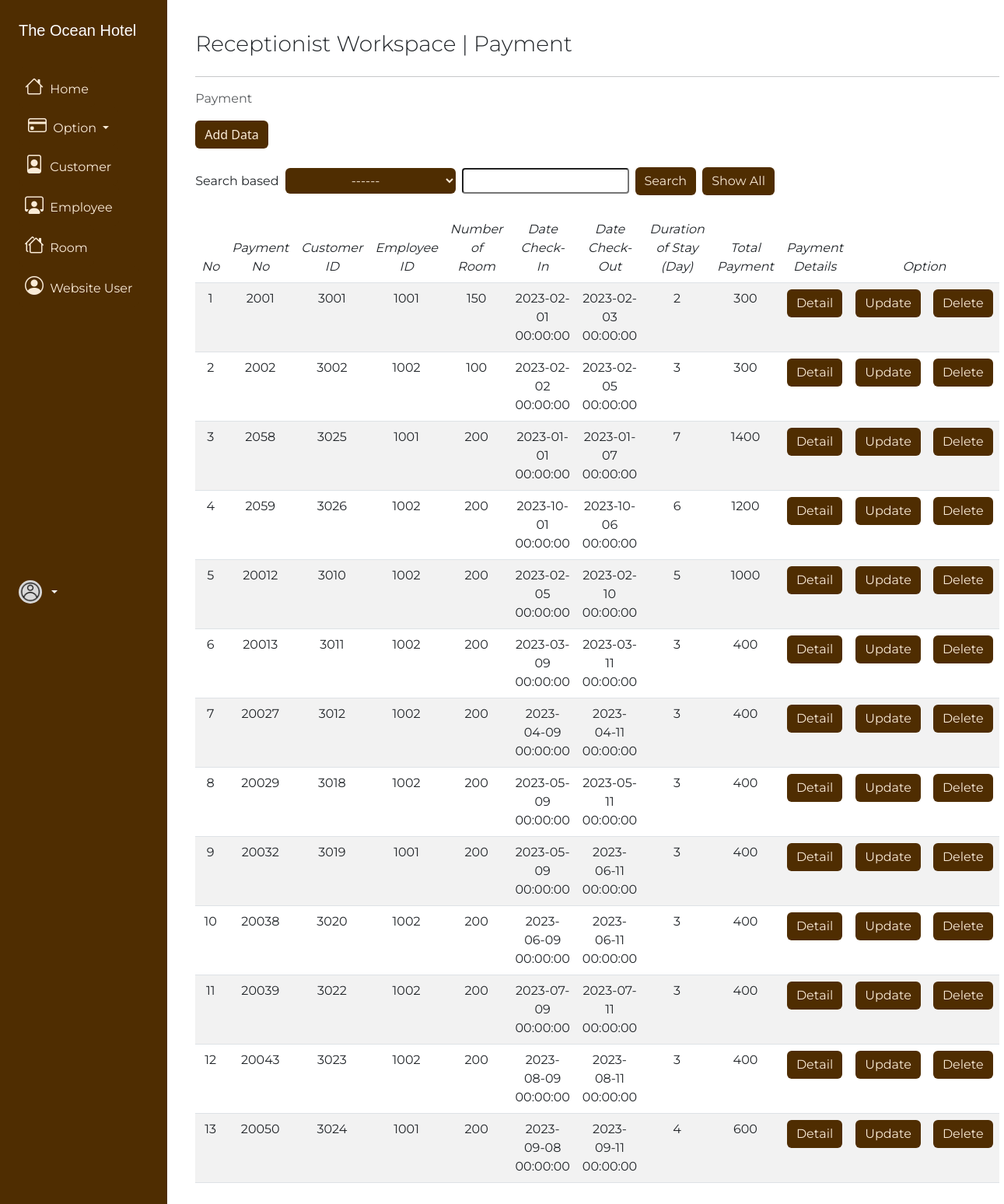
/receptionist/show_transaksi.php, run on the app's committed database.
### tables this page shows
CREATE TABLE `payment` (
  `payment_no` int(11) NOT NULL,
  `customer_id` varchar(10) NOT NULL,
  `employee_id` varchar(10) NOT NULL,
  `total_room` int(11) NOT NULL,
  `date_checkin` datetime NOT NULL,
  `date_checkout` datetime NOT NULL,
  `durationofstay` int(11) NOT NULL,
  `total_price` bigint(20) NOT NULL
);

### receptionist/show_transaksi.php (the view, shortened to what this page needs)
<!doctype html>
<html lang="en">
  <head>
    <link rel="stylesheet" href="../css/style.css">
    <link rel="stylesheet" href="https://cdn.jsdelivr.net/npm/bootstrap-icons@1.10.3/font/bootstrap-icons.css">
    <link href="https://cdn.jsdelivr.net/npm/bootstrap@5.3.0-alpha1/dist/css/bootstrap.min.css" rel="stylesheet">
  </head>
  <body>
		<div>
			<div class="row flex-nowrap gap-4">
				<div class="col-auto col-md-3 col-xl-2 px-sm-2 px-0 text-primary" style="background-color: #4f2d01;">
					<div class="d-flex flex-column align-items-center align-items-sm-start px-3 pt-4 gap-3 text-white min-vh-100">
						<a href="index.php" class="d-flex align-items-center pb-3 mb-md-0 me-md-auto text-white text-decoration-none">
							<span class="fs-5 d-none d-sm-inline font-leyton">The Ocean Hotel</span>
						</a>
						<ul class="nav nav-pills flex-column mb-sm-auto mb-0 align-items-center align-items-sm-start font-montserrat" id="menu">
							<li class="nav-item">
								<a class="nav-link align-middle p-2 btn btn-dark btn-md" href="index.php">
									<i class="bi bi-house fs-4"></i>
									<span class="ms-1 d-none d-sm-inline">Home</span>
								</a>
							</li>
							<li class="nav-item">
								<div class="dropdown">
									<a class="btn btn-dark btn-md dropdown-toggle" href="#" role="button" data-bs-toggle="dropdown" aria-expanded="false">
										<i class="fs-4 bi bi-credit-card"></i>
										<span class="ms-1 d-none d-sm-inline">Option</span>
									</a>
								</div>
							</li>
							<li class="nav-item">
								<a href="show_pengunjung.php" class="nav-link align-middle p-2 btn btn-dark btn-md">
									<i class="fs-4 bi bi-file-person"></i>
									<span class="ms-1 d-none d-sm-inline">Customer</span>
								</a>
							</li>
							<li class="nav-item">
								<a href="show_karyawan.php" class="nav-link align-middle p-2 btn btn-dark btn-md">
									<i class="fs-4 bi bi-person-workspace"></i>
									<span class="ms-1 d-none d-sm-inline">Employee</span>
								</a>
							</li>
							<li class="nav-item">
								<a href="show_kamar.php" class="nav-link align-middle p-2 btn btn-dark btn-md">
									<i class="fs-4 bi bi-houses"></i>
									<span class="ms-1 d-none d-sm-inline">Room</span>
								</a>
							</li>
							<li class="nav-item">
								<a href="show_website_user.php" class="nav-link align-middle p-2 btn btn-dark btn-md">
									<i class="fs-4 bi bi-person-circle"></i>
									<span class="ms-1 d-none d-sm-inline">Website User</span>
								</a>
							</li>
						</ul>
						<div class="dropdown pb-4 font-montserrat">
							<a href="#" class="d-flex align-items-center text-white text-decoration-none dropdown-toggle" id="dropdownUser1" data-bs-toggle="dropdown" aria-expanded="false">
								<img src="../img/user.png" alt="hugenerd" width="30" height="30" class="rounded-circle">
							</a>
						</div>
					</div>
				</div>
				<div class="col py-3 ml-2">
					<div class="container">
						<header class="mt-4 row">
							<div class="col">
								<h3 class="fw-light font-montserrat">Receptionist Workspace | Payment</h3>
							</div>
							<div class="col d-flex justify-content-end align-items-center">
							</div>
						</header>
						<hr>
						<nav aria-label="breadcrumb">
							<ol class="breadcrumb font-montserrat">
								<li class="breadcrumb-item active" aria-current="page">Payment</li>
							</ol>
						</nav>
						<main class="mt-3">
							<section>
								<a href="add_transaksi.php" class="btn btn-dark btn-md font-montserrat">Add Data</a>
							</section>
							<section class="mt-4">
										<form action="" method="post">
											<div class="d-flex align-items-center flex-wrap gap-2 font-montserrat">
												<div class="">
													<label for="">Search based</label>
												</div>
												<div class="">
													<select name="choose" id="search" class="btn btn-dark btn-md">
														<option value="">------</option>
													</select>
												</div>
												<div class="">
													<input type="text" name="searchtext" class="form-control-sm">
												</div>
												<div class="">
													<input type="submit" name="search" value="Search" class="btn btn-dark btn-md">
												</div>
												<div class="">
													<input type="submit" name="all" value="Show All" class="btn btn-dark btn-md">
												</div>
											</div>
										</form>
							</section>
							<section class="table-responsive-md font-montserrat mt-4">
								<table class="table table-striped text-center">
									<thead>
										<tr>
											<th scope="col" class="fst-italic fw-normal">No</th>
											<th scope="col" class="fst-italic fw-normal">Payment No</th>
											<th scope="col" class="fst-italic fw-normal">Customer ID</th>
											<th scope="col" class="fst-italic fw-normal">Employee ID</th>
											<th scope="col" class="fst-italic fw-normal">Number of Room</th>
											<th scope="col" class="fst-italic fw-normal">Date Check-In</th>
											<th scope="col" class="fst-italic fw-normal">Date Check-Out</th>
											<th scope="col" class="fst-italic fw-normal">Duration of Stay <em>(Day)</em></th>
											<th scope="col" class="fst-italic fw-normal">Total Payment</th>
											<th scope="col" class="fst-italic fw-normal">Payment Details</th>
											<th scope="col" colspan="2" class="fst-italic fw-normal">Option</th>
										</tr>
									</thead>
									<tbody>
										<?php
										include '../koneksi.php';
										$input_payment = "";
										if (isset($_POST['search'])) {
											$option = $_POST['choose'];
											$data_name = $_POST['searchtext'];
											$input_payment = mysqli_query($koneksi, "SELECT * FROM payment WHERE $option LIKE '%$data_name%'");
										}
										else{
											$input_payment = mysqli_query($koneksi, "SELECT * FROM payment");
										}
										?>
										<?php
										$no = 1;
										foreach ($input_payment as $row) {
											echo "<tr>
															<td>$no</td>
															<td>" . $row['payment_no'] . "</td>
															<td>" . $row['customer_id'] . "</td>
															<td>" . $row['employee_id'] . "</td>
															<td>" . $row['total_room'] . "</td>
															<td>" . $row['date_checkin'] . "</td>
															<td>" . $row['date_checkout'] . "</td>
															<td>" . $row['durationofstay'] . "</td>
															<td>" . $row['total_price'] . "</td>
															<td>
																	<a href='detail_page.php?payment_no=$row[payment_no]' class='btn btn-dark btn-md'>Detail</a>
															</td>
															<td>
																	<a href='update_transaksi.php?payment_no=$row[payment_no]' class='btn btn-dark btn-md'>Update</a>
															</td>
															<td>
																	<a href='delete/delete_transaksi.php?payment_no=$row[payment_no]' class='btn btn-dark btn-md'>Delete</a>
															</td>
														</tr>";
											$no++;
										}
										?>
									</tbody>
								</table>
							</section>
						</main>
					</div>
				</div>
			</div>
		</div>
  </body>
</html>

### css/style.css (style rules this page uses)
.row { --bs-gutter-x: 0 !important; }
.font-leyton { font-family: 'leyton', sans-serif; }
.font-montserrat { font-family: 'montserrat-200', sans-serif; }
.btn-dark { background-color: rgb(79, 45, 1) !important; border: none !important; color: antiquewhite !important; }
.text-primary { --bs-text-opacity: 1; color: antiquewhite !important; }

### data on the page
payment: payment_no "2001", customer_id "3001", employee "1001", total_room "150", date_checkin "2023-02-01 00:00:00", date_checkout "2023-02-03 00:00:00", durationofstay "2", total_price "300"
payment: payment_no "2002", customer_id "3002", employee "1002", total_room "100", date_checkin "2023-02-02 00:00:00", date_checkout "2023-02-05 00:00:00", durationofstay "3", total_price "300"
payment: payment_no "2058", customer_id "3025", employee "1001", total_room "200", date_checkin "2023-01-01 00:00:00", date_checkout "2023-01-07 00:00:00", durationofstay "7", total_price "1400"
payment: payment_no "2059", customer_id "3026", employee "1002", total_room "200", date_checkin "2023-10-01 00:00:00", date_checkout "2023-10-06 00:00:00", durationofstay "6", total_price "1200"
payment: payment_no "20012", customer_id "3010", employee "1002", total_room "200", date_checkin "2023-02-05 00:00:00", date_checkout "2023-02-10 00:00:00", durationofstay "5", total_price "1000"
payment: payment_no "20013", customer_id "3011", employee "1002", total_room "200", date_checkin "2023-03-09 00:00:00", date_checkout "2023-03-11 00:00:00", durationofstay "3", total_price "400"
payment: payment_no "20027", customer_id "3012", employee "1002", total_room "200", date_checkin "2023-04-09 00:00:00", date_checkout "2023-04-11 00:00:00", durationofstay "3", total_price "400"
payment: payment_no "20029", customer_id "3018", employee "1002", total_room "200", date_checkin "2023-05-09 00:00:00", date_checkout "2023-05-11 00:00:00", durationofstay "3", total_price "400"
payment: payment_no "20032", customer_id "3019", employee "1001", total_room "200", date_checkin "2023-05-09 00:00:00", date_checkout "2023-06-11 00:00:00", durationofstay "3", total_price "400"
payment: payment_no "20038", customer_id "3020", employee "1002", total_room "200", date_checkin "2023-06-09 00:00:00", date_checkout "2023-06-11 00:00:00", durationofstay "3", total_price "400"
payment: payment_no "20039", customer_id "3022", employee "1002", total_room "200", date_checkin "2023-07-09 00:00:00", date_checkout "2023-07-11 00:00:00", durationofstay "3", total_price "400"
payment: payment_no "20043", customer_id "3023", employee "1002", total_room "200", date_checkin "2023-08-09 00:00:00", date_checkout "2023-08-11 00:00:00", durationofstay "3", total_price "400"
payment: payment_no "20050", customer_id "3024", employee "1001", total_room "200", date_checkin "2023-09-08 00:00:00", date_checkout "2023-09-11 00:00:00", durationofstay "4", total_price "600"
